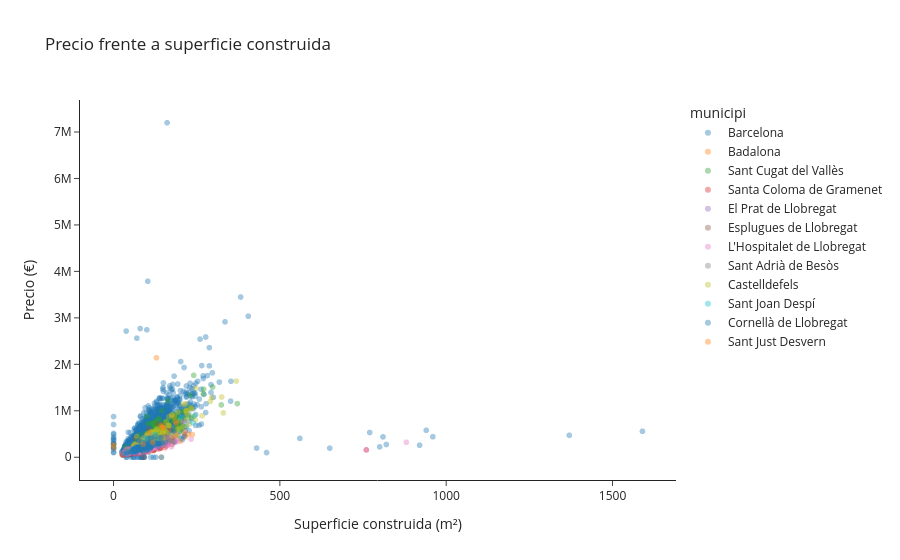

The notebook cell this image was saved under:
### Markdown cell above
Antes de probar una transformación, mirad cómo se relaciona cada variable con el precio. Una relación curva, valores imposibles o unos pocos puntos muy alejados son pistas de qué estrategia probar.

### Code cell
px.scatter(entrenamiento, x="superficie_construida", y="precio", color="municipi", opacity=0.4,
           template="simple_white", title="Precio frente a superficie construida",
           labels={"superficie_construida": "Superficie construida (m²)", "precio": "Precio (€)"})
